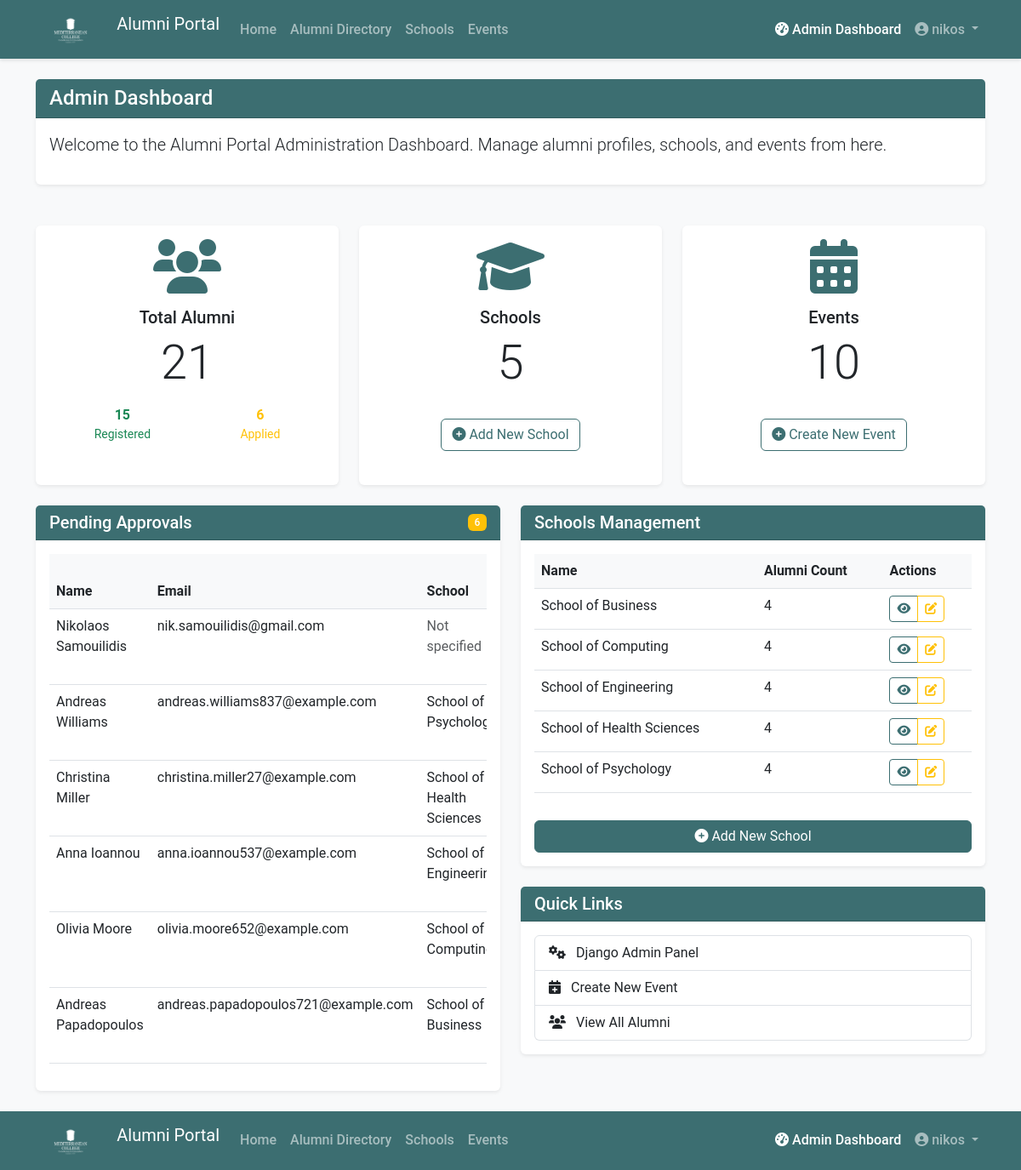
Screenshot of /alumni/admin-dashboard/ (signed in) with the database file from the repository.
### alumni/models.py (models this page shows, shortened)
class AlumniProfile(models.Model):
    STATUS_CHOICES = (
        ('applied', 'Applied Alumni'),
        ('registered', 'Registered Alumni'),
    )
    GENDER_CHOICES = (
        ('M', 'Male'),
        ('F', 'Female'),
        ('O', 'Other'),
        ('P', 'Prefer not to say'),
    )
    user = models.OneToOneField(User, on_delete=models.CASCADE)
    school = models.ForeignKey(School, on_delete=models.SET_NULL, null=True, related_name='alumni')
    status = models.CharField(max_length=20, choices=STATUS_CHOICES, default='applied')
    profile_picture = models.ImageField(upload_to='profile_pics', blank=True, null=True)
    date_of_birth = models.DateField(null=True, blank=True)
    gender = models.CharField(max_length=1, choices=GENDER_CHOICES, blank=True)
    bio = models.TextField(blank=True)
    phone_number = models.CharField(max_length=20, blank=True)
    address = models.TextField(blank=True)
    graduation_year = models.IntegerField(null=True, blank=True)
    degree = models.CharField(max_length=100, blank=True)
    major = models.CharField(max_length=100, blank=True)
    current_company = models.CharField(max_length=100, blank=True)
    job_title = models.CharField(max_length=100, blank=True)
    linkedin_profile = models.URLField(blank=True)
    created_at = models.DateTimeField(auto_now_add=True)
    updated_at = models.DateTimeField(auto_now=True)
    class Meta:
        ordering = ['-updated_at']

class School(models.Model):
    name = models.CharField(max_length=100)
    description = models.TextField(blank=True)
    class Meta:
        ordering = ['name']

### alumni/views.py (the view)
# urls.py: path('admin-dashboard/', views.AdminDashboardView.as_view(), name='admin_dashboard'),
@method_decorator(login_required, name='dispatch')
class AdminDashboardView(IsAdminMixin, ListView):
    model = AlumniProfile
    template_name = 'alumni/admin/dashboard.html'
    context_object_name = 'alumni'
    def get_context_data(self, **kwargs):
        context = super().get_context_data(**kwargs)
        context['total_alumni'] = AlumniProfile.objects.count()
        context['registered_alumni'] = AlumniProfile.objects.filter(status='registered').count()
        context['applied_alumni'] = AlumniProfile.objects.filter(status='applied').count()
        context['schools'] = School.objects.all()
        context['events'] = Event.objects.all()
        context['pending_approvals'] = AlumniProfile.objects.filter(status='applied')
        return context

### alumni/views.py (called while the page is built)
    def test_func(self):
        return self.request.user.is_authenticated and self.request.user.is_staff

### templates/alumni/admin/dashboard.html (shortened to what this page needs)
{% extends 'base.html' %}
{% block content %}
<div class="row mb-4">
    <div class="col-md-12">
        <div class="card">
            <div class="card-header bg-primary text-white">
                <h4 class="mb-0">Admin Dashboard</h4>
            </div>
            <div class="card-body">
                <p class="lead">Welcome to the Alumni Portal Administration Dashboard. Manage alumni profiles, schools, and events from here.</p>
            </div>
        </div>
    </div>
</div>
<div class="row mb-4">
    <div class="col-md-4">
        <div class="card text-center h-100">
            <div class="card-body">
                <i class="fas fa-users fa-4x text-primary mb-3"></i>
                <h5 class="card-title">Total Alumni</h5>
                <p class="display-4">{{ total_alumni }}</p>
                <div class="d-flex justify-content-around mt-3">
                    <div class="text-success">
                        <strong>{{ registered_alumni }}</strong>
                        <small class="d-block">Registered</small>
                    </div>
                    <div class="text-warning">
                        <strong>{{ applied_alumni }}</strong>
                        <small class="d-block">Applied</small>
                    </div>
                </div>
            </div>
        </div>
    </div>
    <div class="col-md-4">
        <div class="card text-center h-100">
            <div class="card-body">
                <i class="fas fa-graduation-cap fa-4x text-primary mb-3"></i>
                <h5 class="card-title">Schools</h5>
                <p class="display-4">{{ schools.count }}</p>
                <a href="{% url 'alumni:school_create' %}" class="btn btn-outline-primary mt-3">
                    <i class="fas fa-plus-circle"></i> Add New School
                </a>
            </div>
        </div>
    </div>
    <div class="col-md-4">
        <div class="card text-center h-100">
            <div class="card-body">
                <i class="fas fa-calendar-alt fa-4x text-primary mb-3"></i>
                <h5 class="card-title">Events</h5>
                <p class="display-4">{{ events.count }}</p>
                <a href="{% url 'alumni:event_create' %}" class="btn btn-outline-primary mt-3">
                    <i class="fas fa-plus-circle"></i> Create New Event
                </a>
            </div>
        </div>
    </div>
</div>
<div class="row">
    <div class="col-md-6">
        <div class="card mb-4">
            <div class="card-header bg-primary text-white d-flex justify-content-between align-items-center">
                <h5 class="mb-0">Pending Approvals</h5>
                <span class="badge bg-warning">{{ pending_approvals.count }}</span>
            </div>
            <div class="card-body">
                {% if pending_approvals %}
                    <div class="table-responsive">
                        <table class="table table-hover">
                            <thead>
                                <tr>
                                    <th>Name</th>
                                    <th>Email</th>
                                    <th>School</th>
                                </tr>
                            </thead>
                            <tbody>
                                {% for profile in pending_approvals %}
                                    <tr>
                                        <td>{{ profile.user.get_full_name }}</td>
                                        <td>{{ profile.user.email }}</td>
                                        <td>
                                            {% if profile.school %}
                                                {{ profile.school.name }}
                                            {% else %}
                                                <span class="text-muted">Not specified</span>
                                            {% endif %}
                                        </td>
                                    </tr>
                                {% endfor %}
                            </tbody>
                        </table>
                    </div>
                {% else %}
                    <div class="alert alert-info mb-0">
                        <i class="fas fa-info-circle me-2"></i> No pending alumni approvals.
                    </div>
                {% endif %}
            </div>
        </div>
    </div>
    <div class="col-md-6">
        <div class="card mb-4">
            <div class="card-header bg-primary text-white">
                <h5 class="mb-0">Schools Management</h5>
            </div>
            <div class="card-body">
                {% if schools %}
                    <div class="table-responsive">
                        <table class="table table-hover">
                            <thead>
                                <tr>
                                    <th>Name</th>
                                    <th>Alumni Count</th>
                                    <th>Actions</th>
                                </tr>
                            </thead>
                            <tbody>
                                {% for school in schools %}
                                    <tr>
                                        <td>{{ school.name }}</td>
                                        <td>{{ school.alumni.count }}</td>
                                        <td>
                                            <div class="btn-group btn-group-sm">
                                                <a href="{% url 'alumni:school_detail' school.id %}" class="btn btn-outline-primary">
                                                    <i class="fas fa-eye"></i>
                                                </a>
                                                <a href="{% url 'alumni:school_update' school.id %}" class="btn btn-outline-warning">
                                                    <i class="fas fa-edit"></i>
                                                </a>
                                            </div>
                                        </td>
                                    </tr>
                                {% endfor %}
                            </tbody>
                        </table>
                    </div>
                {% else %}
                    <div class="alert alert-info mb-0">
                        <i class="fas fa-info-circle me-2"></i> No schools have been created yet.
                    </div>
                {% endif %}
                <div class="d-grid mt-3">
                    <a href="{% url 'alumni:school_create' %}" class="btn btn-primary">
                        <i class="fas fa-plus-circle"></i> Add New School
                    </a>
                </div>
            </div>
        </div>
        <div class="card mb-4">
            <div class="card-header bg-primary text-white">
                <h5 class="mb-0">Quick Links</h5>
            </div>
            <div class="card-body">
                <div class="list-group">
                    <a href="{% url 'admin:index' %}" class="list-group-item list-group-item-action">
                        <i class="fas fa-cogs me-2"></i> Django Admin Panel
                    </a>
                    <a href="{% url 'alumni:event_create' %}" class="list-group-item list-group-item-action">
                        <i class="fas fa-calendar-plus me-2"></i> Create New Event
                    </a>
                    <a href="{% url 'alumni:alumni_list' %}" class="list-group-item list-group-item-action">
                        <i class="fas fa-users me-2"></i> View All Alumni
                    </a>
                </div>
            </div>
        </div>
    </div>
</div>
{% endblock %}

### templates/includes/navbar.html (shortened to what this page needs)
<nav class="navbar navbar-expand-lg navbar-dark bg-primary">
    <div class="container">
        <a class="navbar-brand" href="{% url 'home' %}">
            <img src="/static/images/logo.png" alt="Mediterranean College" height="40" class="d-inline-block align-text-top me-2">
            Alumni Portal
        </a>
        <div class="collapse navbar-collapse" id="navbarNav">
            <ul class="navbar-nav me-auto">
                <li class="nav-item">
                    <a class="nav-link {% if request.path == '/' %}active{% endif %}" href="{% url 'home' %}">Home</a>
                </li>
                <li class="nav-item">
                    <a class="nav-link {% if '/alumni/directory/' in request.path %}active{% endif %}" href="{% url 'alumni:alumni_list' %}">Alumni Directory</a>
                </li>
                <li class="nav-item">
                    <a class="nav-link {% if '/alumni/schools/' in request.path %}active{% endif %}" href="{% url 'alumni:school_list' %}">Schools</a>
                </li>
                <li class="nav-item">
                    <a class="nav-link {% if '/alumni/events/' in request.path %}active{% endif %}" href="{% url 'alumni:event_list' %}">Events</a>
                </li>
            </ul>
            <ul class="navbar-nav ms-auto">
                {% if user.is_authenticated %}
                    {% if user.is_staff %}
                        <li class="nav-item">
                            <a class="nav-link {% if '/alumni/admin-dashboard/' in request.path %}active{% endif %}" href="{% url 'alumni:admin_dashboard' %}">
                                <i class="fas fa-tachometer-alt"></i> Admin Dashboard
                            </a>
                        </li>
                    {% endif %}
                    <li class="nav-item dropdown">
                        <a class="nav-link dropdown-toggle" href="#" id="navbarDropdown" role="button"
                           data-bs-toggle="dropdown" aria-expanded="false">
                            <i class="fas fa-user-circle"></i> {{ user.get_full_name|default:user.username }}
                        </a>
                    </li>
                {% endif %}
            </ul>
        </div>
    </div>
</nav>

### templates/includes/footer.html (shortened to what this page needs)
<nav class="navbar navbar-expand-lg navbar-dark bg-primary">
    <div class="container">
        <a class="navbar-brand" href="{% url 'home' %}">
            <img src="/static/images/logo.png" alt="Mediterranean College" height="40" class="d-inline-block align-text-top me-2">
            Alumni Portal
        </a>
        <div class="collapse navbar-collapse" id="navbarNav">
            <ul class="navbar-nav me-auto">
                <li class="nav-item">
                    <a class="nav-link {% if request.path == '/' %}active{% endif %}" href="{% url 'home' %}">Home</a>
                </li>
                <li class="nav-item">
                    <a class="nav-link {% if '/alumni/directory/' in request.path %}active{% endif %}" href="{% url 'alumni:alumni_list' %}">Alumni Directory</a>
                </li>
                <li class="nav-item">
                    <a class="nav-link {% if '/alumni/schools/' in request.path %}active{% endif %}" href="{% url 'alumni:school_list' %}">Schools</a>
                </li>
                <li class="nav-item">
                    <a class="nav-link {% if '/alumni/events/' in request.path %}active{% endif %}" href="{% url 'alumni:event_list' %}">Events</a>
                </li>
            </ul>
            <ul class="navbar-nav ms-auto">
                {% if user.is_authenticated %}
                    {% if user.is_staff %}
                        <li class="nav-item">
                            <a class="nav-link {% if '/alumni/admin-dashboard/' in request.path %}active{% endif %}" href="{% url 'alumni:admin_dashboard' %}">
                                <i class="fas fa-tachometer-alt"></i> Admin Dashboard
                            </a>
                        </li>
                    {% endif %}
                    <li class="nav-item dropdown">
                        <a class="nav-link dropdown-toggle" href="#" id="navbarDropdown" role="button"
                           data-bs-toggle="dropdown" aria-expanded="false">
                            <i class="fas fa-user-circle"></i> {{ user.get_full_name|default:user.username }}
                        </a>
                    </li>
                {% endif %}
            </ul>
        </div>
    </div>
</nav>

### static/css/styles.css (style rules this page uses)
:root { --primary-color: #3c6e71; --secondary-color: #284b63; --accent-color: #d9d9d9; --text-color: #333333; --light-color: #ffffff; --dark-color: #1a1a1a; --success-color: #28a745; --warning-color: #ffc107; --danger-color: #dc3545; --info-color: #17a2b8; }
body { font-family: 'Roboto', 'Segoe UI', Arial, sans-serif; color: var(--text-color); background-color: #f8f9fa; padding-bottom: 0; min-height: 100vh; display: flex; flex-direction: column; }
.bg-primary { background-color: var(--primary-color) !important; }
.text-primary { color: var(--primary-color) !important; }
.btn-primary { background-color: var(--primary-color); border-color: var(--primary-color); }
.btn-outline-primary { color: var(--primary-color); border-color: var(--primary-color); }
.navbar { box-shadow: 0 2px 4px rgba(0, 0, 0, 0.1); }
.navbar-brand img { filter: brightness(0) invert(1); }
.nav-link { font-weight: 500; }
.card { border: none; box-shadow: 0 0.125rem 0.25rem rgba(0, 0, 0, 0.075); transition: transform 0.2s, box-shadow 0.2s; margin-bottom: 1.5rem; }
.card-header { font-weight: 600; }
.badge { font-weight: 500; }
.table th { font-weight: 600; background-color: #f8f9fa; }

### rows the page displays
AlumniProfile: user.get_full_name "Nikolaos Samouilidis", user.email "nik.samouilidis@gmail.com", shows "Not specified"
AlumniProfile: user.get_full_name "Andreas Williams", user.email "andreas.williams837@example.com", school.name "School of…"
AlumniProfile: user.get_full_name "Christina Miller", user.email "christina.miller27@example.com", school.name "School of Health Sciences"
AlumniProfile: user.get_full_name "Anna Ioannou", user.email "anna.ioannou537@example.com", school.name "School of…"
AlumniProfile: user.get_full_name "Olivia Moore", user.email "olivia.moore652@example.com", school.name "School of…"
AlumniProfile: user.get_full_name "Andreas Papadopoulos", user.email "andreas.papadopoulos721@example.com", school.name "School of Business"
School: name "School of Business", alumni.count "4"
School: name "School of Computing", alumni.count "4"
School: name "School of Engineering", alumni.count "4"
School: name "School of Health Sciences", alumni.count "4"
School: name "School of Psychology", alumni.count "4"

### other values shown
{{ user.get_full_name|default:user.username }} "nikos"
{{ total_alumni }} "21"
{{ registered_alumni }} "15"
{{ applied_alumni }} "6"
{{ schools.count }} "5"
{{ events.count }} "10"
{{ pending_approvals.count }} "6"
